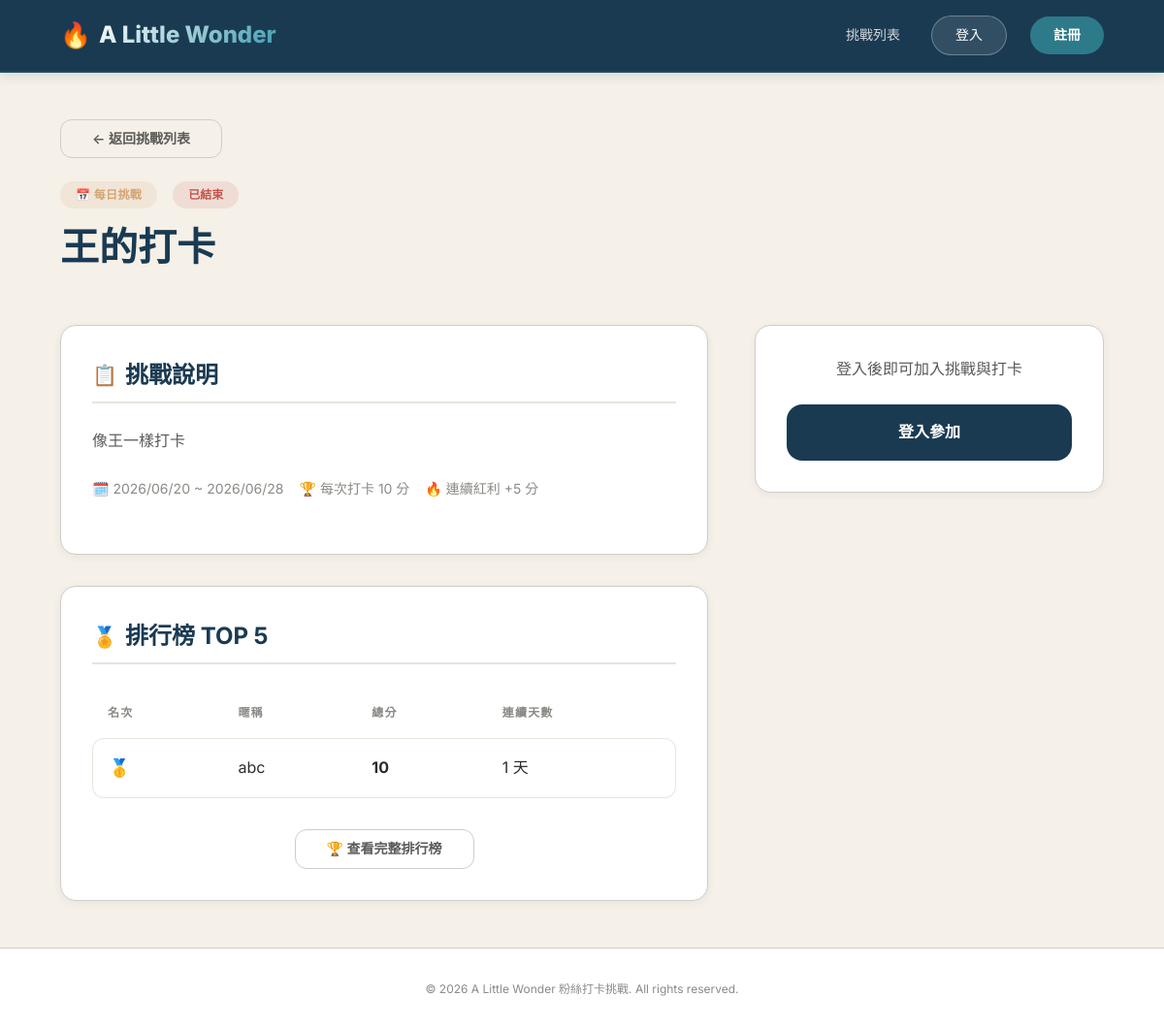
/challenges/1/, run on an earlier commit of the app's database.
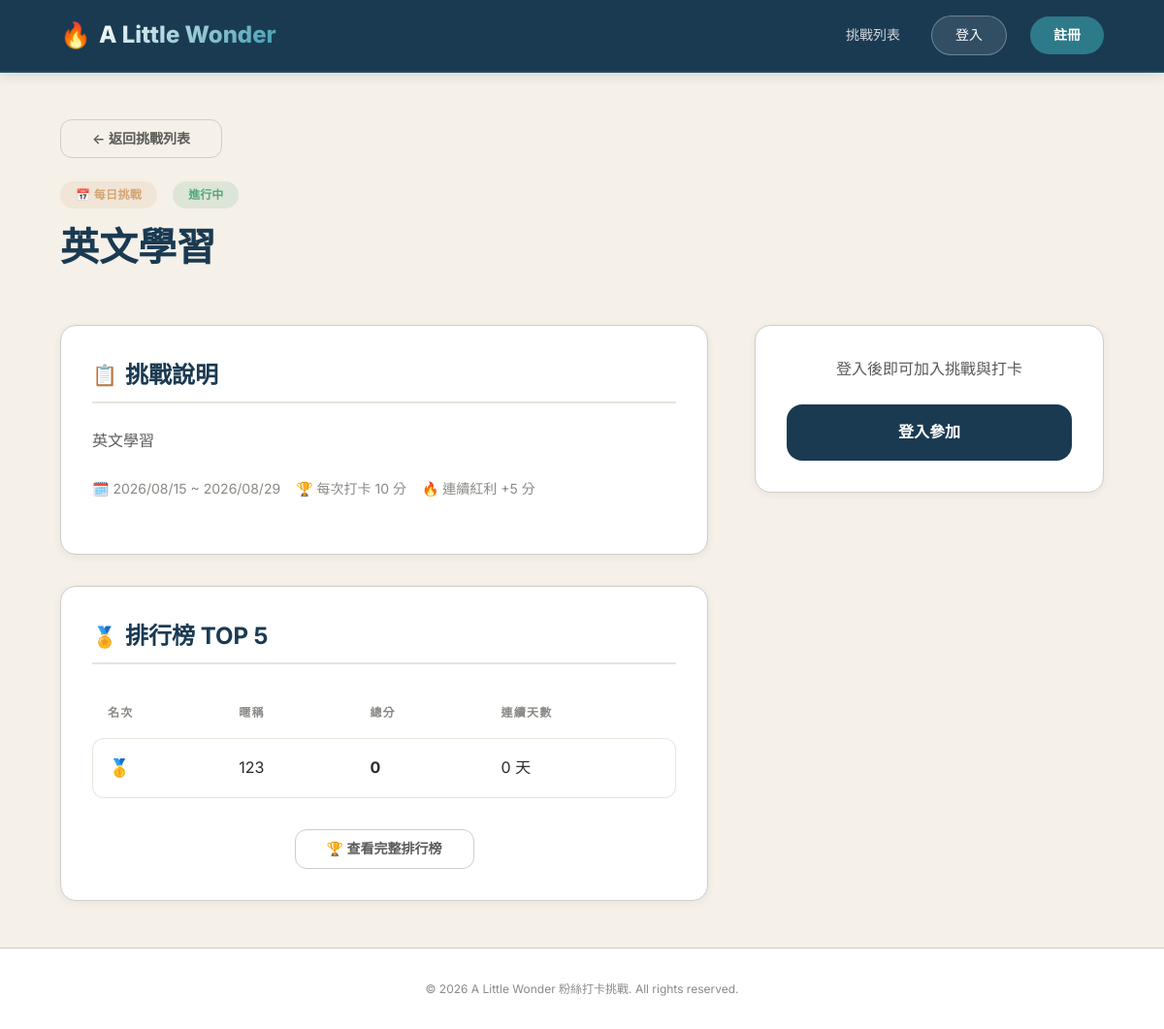
And on a later commit of the database.
### challenges/models.py (models this page shows, shortened)
class Challenge(models.Model):
    TYPE_CHOICES = [
        ('daily', '每日挑戰'),
        ('weekly', '每週挑戰'),
    ]
    title = models.CharField('挑戰標題', max_length=100, db_index=True)
    description = models.TextField('挑戰說明')
    challenge_type = models.CharField(
        '挑戰類型', max_length=20, choices=TYPE_CHOICES, default='daily'
    )
    start_at = models.DateTimeField('開始時間')
    end_at = models.DateTimeField('結束時間')
    is_active = models.BooleanField('是否進行中', default=True, db_index=True)
    share_enabled = models.BooleanField('啟用分享', default=True)
    points_per_checkin = models.PositiveIntegerField('每次打卡基礎分數', default=10)
    bonus_for_streak = models.PositiveIntegerField('連續打卡額外加分', default=5)
    created_at = models.DateTimeField('建立時間', auto_now_add=True)
    updated_at = models.DateTimeField('更新時間', auto_now=True)
    class Meta:
        verbose_name = '挑戰活動'
        verbose_name_plural = '挑戰活動清單'
        ordering = ['-created_at']
    def is_currently_running(self):
        now = timezone.now()
        return self.is_active and (self.start_at <= now <= self.end_at)
    @property
    def is_ended(self):
        return timezone.now() > self.end_at

class Participant(models.Model):
    STATUS_CHOICES = [
        ('active', '進行中'),
        ('completed', '已完成'),
        ('left', '已退出'),
    ]
    user = models.ForeignKey(
        User, on_delete=models.CASCADE,
        related_name='challenge_participations', verbose_name='使用者'
    )
    challenge = models.ForeignKey(
        Challenge, on_delete=models.CASCADE,
        related_name='participants', verbose_name='挑戰活動'
    )
    current_streak = models.PositiveIntegerField('當前連續打卡天數', default=0)
    total_points = models.PositiveIntegerField('總累積積分', default=0, db_index=True)
    status = models.CharField(
        '狀態', max_length=20, choices=STATUS_CHOICES, default='active'
    )
    joined_at = models.DateTimeField('加入時間', auto_now_add=True)
    updated_at = models.DateTimeField('更新時間', auto_now=True)
    class Meta:
        verbose_name = '參與紀錄'
        verbose_name_plural = '參與紀錄名冊'
        constraints = [
            models.UniqueConstraint(
                fields=['user', 'challenge'],
                name='unique_user_challenge_participant'
            )
        ]
        ordering = ['-total_points', '-current_streak']

### challenges/views.py (the view, shortened to what this page needs)
# urls.py: path('<int:pk>/', views.ChallengeDetailView.as_view(), name='detail'),
class ChallengeDetailView(DetailView):
    model = Challenge
    template_name = 'challenges/challenge_detail.html'
    context_object_name = 'challenge'
    def get_context_data(self, **kwargs):
        context = super().get_context_data(**kwargs)
        challenge = self.object
        user = self.request.user
        context['has_joined'] = False
        context['has_checked_in_today'] = False
        context['participant'] = None
        context['is_running'] = challenge.is_currently_running()
        context['top_participants'] = Participant.objects.filter(
            challenge=challenge
        ).select_related('user').order_by(
            '-total_points', '-current_streak'
        )[:5]
        return context

### templates/challenges/challenge_detail.html (shortened to what the changed rows need)
{% extends "base.html" %}
{% block content %}
<div class="detail-header">
  <a href="{% url 'challenges:list' %}" class="btn btn-outline" style="margin-bottom: var(--space-lg);">← 返回挑戰列表</a>
  <div style="display: flex; align-items: center; gap: var(--space-md); margin-bottom: var(--space-sm); flex-wrap: wrap;">
    <span class="challenge-type-badge {% if challenge.challenge_type == 'daily' %}badge-daily{% else %}badge-weekly{% endif %}">
      {% if challenge.challenge_type == 'daily' %}📅 每日挑戰{% else %}📆 每週挑戰{% endif %}
    </span>
    {% if challenge.is_ended %}
      <span class="challenge-status-badge badge-ended">已結束</span>
    {% elif is_running %}
      <span class="challenge-status-badge badge-ongoing">進行中</span>
    {% endif %}
  </div>
  <h1 class="page-title">{{ challenge.title }}</h1>
</div>
<div class="detail-grid">
  <div class="detail-main">
    <div class="card">
      <div class="section-header">
        <span class="section-icon">📋</span>
        <h2 class="section-title">挑戰說明</h2>
      </div>
      <p style="color: var(--text-secondary); line-height: 1.8;">{{ challenge.description|linebreaksbr }}</p>
      <div class="challenge-meta" style="margin-top: var(--space-lg);">
        <span class="challenge-meta-item">🗓️ {{ challenge.start_at|date:"Y/m/d" }} ~ {{ challenge.end_at|date:"Y/m/d" }}</span>
        <span class="challenge-meta-item">🏆 每次打卡 {{ challenge.points_per_checkin }} 分</span>
        <span class="challenge-meta-item">🔥 連續紅利 +{{ challenge.bonus_for_streak }} 分</span>
      </div>
    </div>
    <div class="card">
      <div class="section-header">
        <h2 class="section-title">排行榜 TOP 5</h2>
      </div>
      {% if top_participants %}
      <table class="leaderboard-table" id="leaderboard-preview">
        <thead>
          <tr>
            <th>名次</th>
            <th>暱稱</th>
            <th>總分</th>
            <th>連續天數</th>
          </tr>
        </thead>
        <tbody>
          {% for p in top_participants %}
          <tr {% if user.is_authenticated and p.user.id == user.id %}class="rank-me"{% endif %}>
            <td>
              <span class="rank-number rank-{{ forloop.counter }}">
                {% if forloop.counter == 1 %}🥇{% elif forloop.counter == 2 %}🥈{% elif forloop.counter == 3 %}🥉{% else %}{{ forloop.counter }}{% endif %}
              </span>
            </td>
            <td>{{ p.user.first_name|default:p.user.username }}</td>
            <td><strong>{{ p.total_points }}</strong></td>
            <td>{{ p.current_streak }} 天</td>
          </tr>
          {% endfor %}
        </tbody>
      </table>
      {% else %}
      <p style="color: var(--text-muted); text-align: center; padding: var(--space-xl);">還沒有人加入，快成為第一位！</p>
      {% endif %}
    </div>
  </div>
</div>
{% endblock %}

What changed in the data, as far as the page shows it:
removed Participant: user.first_name "abc", total_points "10", current_streak "1"
changed Challenge: title "王的打卡" → "英文學習"; description "像王一樣打卡" → "英文學習"; start_at "2026/06/20" → "2026/08/15"; end_at "2026/06/28" → "2026/08/29"
added Participant: user.first_name "123", total_points "0", current_streak "0"
Also different on the page:
text no longer shown: "已結束"
text now shown: "進行中"
